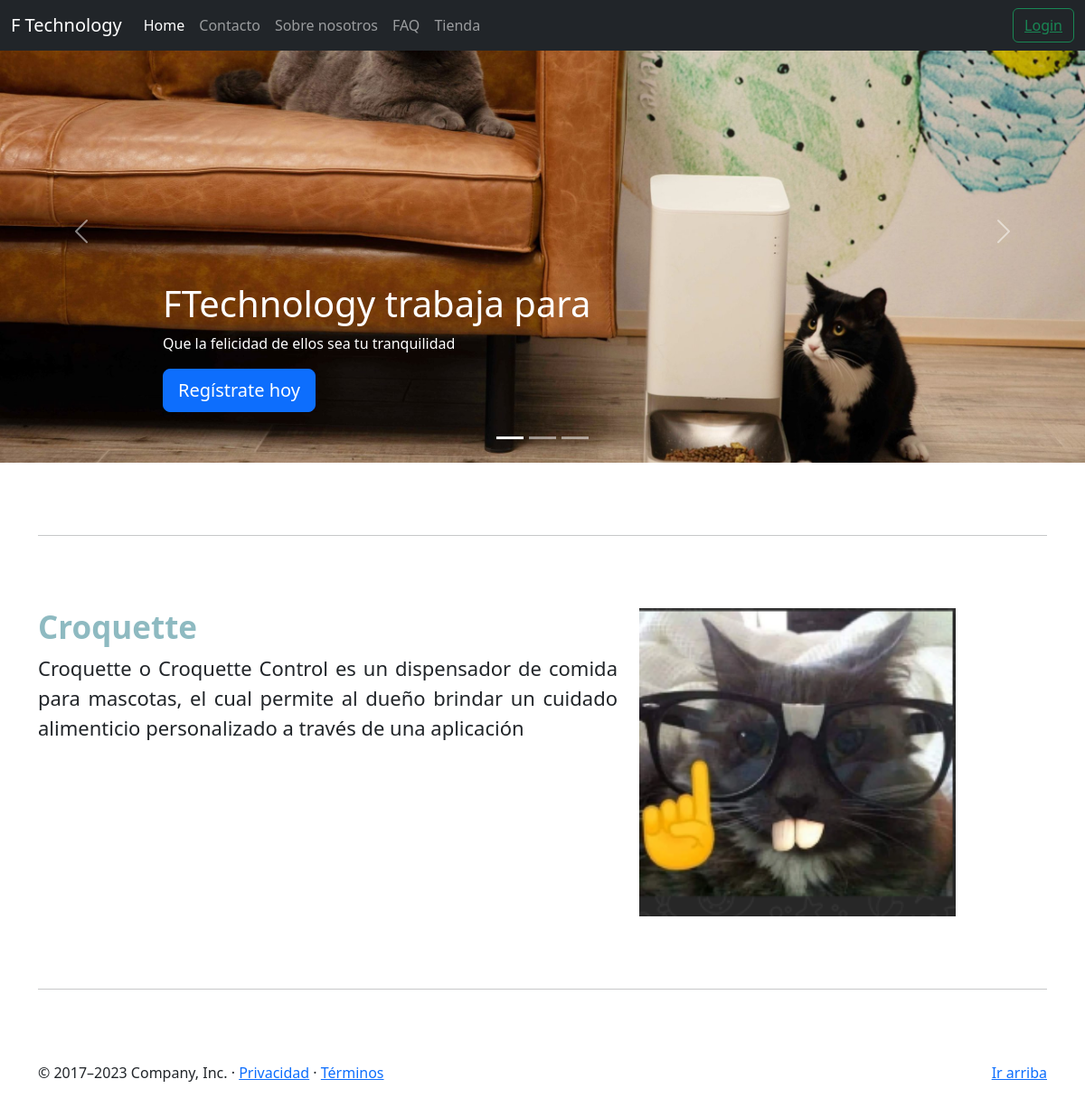
Page /see/1 on the committed database.
### tables this page shows
CREATE TABLE `apps` (
  `id` int NOT NULL AUTO_INCREMENT,
  `name` varchar(255) NOT NULL,
  `description` text NOT NULL,
  `price` decimal(10,0) NOT NULL,
  `avatar_serve` varchar(255) DEFAULT 'http://192.168.80.103:8080/',
  `avatar_rute` varchar(255) DEFAULT NULL,
  `created_at` timestamp NULL DEFAULT CURRENT_TIMESTAMP,
  PRIMARY KEY (`id`),
  UNIQUE KEY `name` (`name`)
);

### app/Controllers/ViewsUserAoutSessionController.php (called while the page is built, shortened)
<?php
class ViewsUserAoutSessionController extends BaseController{
    public function apps(){
        return model('AppsModel');
    }
    public function seeProduct($id){
        $this->apps()->existById($id) ?
        view('see', $this->apps()->getAppsByIdApp($id)) :
        Server::redirect('/store');
    }
}

### core/Helpers/sao/controller.php (called while the page is built)
<?php
function controller($controller, $function, $data = 'nulldata'){
    $controller = import('Controllers/'.$controller.'.php');
    if($data == 'nulldata'){
     try{
         return $controller->{$function}();
     }catch(\Throwable $th){
         throw new Exception("Error in Controller: $th");
         return;
     }
    }else{
        return $controller->{$function}($data);
    }
 }

### app/routes/web.php (called while the page is built, shortened)
<?php
Route::get('/see/%productID', function($request){
   controller('ViewsUserAoutSessionController', 'seeProduct', $request[0]);
});

### core/app.php (called while the page is built, shortened)
<?php
class Sao{
    protected $path;
    function __construct($path){
        $this->path = $path;
    }
    public function run(){
        $this->runAppRoutes();
        exit;
    }
    private function runAppHelpers(){
        include($this->path.'/core/Helpers/files.php');
    }
    private function runAppSaoHelpers(){
        include($this->path.'/core/Helpers/sao/import.php');
        include($this->path.'/core/Helpers/sao/controller.php');
        include($this->path.'/core/Helpers/sao/core.php');
        include($this->path.'/core/Helpers/sao/server.php');
    }
    private function runAppRoutes(){
        Route::run();
    }
}

### public/index.php (called while the page is built)
<?php
require_once dirname(__DIR__).'/inc/boostrap.php';
$sao->run();

### core/Views/data.php (called while the page is built, shortened)
<?php
class ViewData{
    public static function get(){
        $return =  $_SESSION['dataview'];
        return $return;
    }
    public static function unsetData(){
        if(isset($_SESSION['dataview'])){
            return true;
        }
        return false;
    }
}

### core/DataBase/connection.php (called while the page is built, shortened)
<?php
class Connection{
    public function __construct(){
        try{
            $link = new PDO(
                "mysql:host=".$_ENV['DB_HOST'].";dbname=".$_ENV['DB_DATABASE'],
                $_ENV['DB_USERNAME'],
                $_ENV['DB_PASSWORD'],
            );
            $link->setAttribute(PDO::ATTR_EMULATE_PREPARES, false);
            $link->setAttribute(PDO::ATTR_ERRMODE, PDO::ERRMODE_EXCEPTION);
            $link->setAttribute(PDO::MYSQL_ATTR_USE_BUFFERED_QUERY, true);
            $link->exec('set names utf8');
            $this->connection = $link;
        }catch(Exception $e){
            throw new Exception($e->getMessage());
        }
    }
}

### core/DataBase/ORM/orm.php (called while the page is built, shortened)
<?php
class DataBase extends Connection{
    public $query = '';
    public $data = [];
    public function connection(){
        return $this->connection;
    }
    public function prepare(){
        $this->query = '';
        $this->data = [];
    }
    public function select($colums = [], $all = true){
        empty($colums) ?  $query = 'SELECT ' : $query = 'SELECT '.implode(',', $colums);
        $this->query = $this->query." ".$query;
        return $this;
    }
    public function from($table){
        $query = ' FROM '.$table;
        $this->query = $this->query.$query;
        return $this;
    }
    public function where($colum, $field, $condition = '='){
        $query = ' WHERE '.$colum." ".$condition." ?";
        array_push($this->data, $field);
        $this->query = $this->query.$query;
        return $this;
    }
    public function query(String $query, $data = []){
        return $this->executeSql($query, $data);
    }
    public function executeSql(String $query, $data){
        $responseSQL = $this->connection()->prepare($query);
        if($responseSQL){
            if($responseSQL->execute($data)){
                return $responseSQL;
            }else{
                throw New Exception("Unable to do execute statement: " . $query." and the data: ". json_encode($data));
                return false;
            }
        }else{
            throw New Exception("Unable to do prepared statement: " . $query);
            return false;
        }
    }
    public function execute(){
        try{
        $this->responseSQL = $this->query($this->query, $this->data);
        return $this;
        }catch (\Throwable $th) {
            echo "hubo un error";
            echo $th;
        }
    }
}

### app/Models/AppsModel.php (called while the page is built, shortened)
<?php
class AppsModel extends BaseModel{
    public function getAppsByIdApp($id){
        return $this->execute()->all();
    }
}

### core/Helpers/files.php (called while the page is built, shortened)
<?php
function getFilesByDirectory($dir){
    $dir = rtrim($dir, DIRECTORY_SEPARATOR);
    $dirs = array();
    if ($handler = opendir($dir)) {
        while (false !== ($file = readdir($handler))) {
            if($file != "." && $file !== '..'){
                array_push($dirs, $file);
            }
        }
    }
    return $dirs;
}

### core/Helpers/sao/server.php (called while the page is built, shortened)
<?php
function server(){
    return new Server;
}

### core/server/server.php (called while the page is built, shortened)
<?php
class Server
{
    public function RouteAbsolute($route = null, $host = null) {
        $protocol = 'https';
        if (!isset($_SERVER['HTTPS']) || $_SERVER['HTTPS'] != 'on') {
            $protocol = 'http';
        }
        $protocol = $protocol . '://';
        $host === null ?  $domain = isset($_SERVER['HTTP_HOST']) ? $_SERVER['HTTP_HOST'] : 'localhost' :  $domain = $host;
        return $route == null ? $protocol . $domain."/" : $protocol . $domain . '/' . $route;
    }
}

### app/Views/see.php (the view, shortened to what this page needs)
<?php
$app = ViewData::get();
?>
<!DOCTYPE html>
<html lang="es">
<body>
    <main>
        <div class="container marketing">
            <hr class="divider" />
            <div class="row featurette">
                <div class="col-md-7">
                    <h2 class="featurette-heading"><?php echo $app->name ?></h2>
                    <p class="lead">
                        <?php echo $app->description ?>
                    </p>
                </div>
                <div class="col-md-5">
                    <img  src="<?php echo routePublic($app->avatar_rute) ?>" alt="" class="img-fluid" width="350" height="350" />
                </div>
            </div>
            <hr class="divider" />
        </div>
    </main>
</body>
</html>

### core/Routing/router.php (shortened to what this page needs)
<?php
class Route extends Request{
    private static $executed = '';
    private static $lastExecuted = [];
    private static $typeExecuted = '';
    private static $idExecuted = 0;
    public static $routes = [];
    private static $idRoute = 0;
    private static $idGroup = 0;
    private static $groups = [];
    public static $data = [];
    function __construct($executed, $typeExecuted, $idExecuted){
        Route::$executed = $executed;
        Route::$typeExecuted = $typeExecuted;
        Route::$idExecuted = $idExecuted;
    }
    public static function setUri(string $uri){
        return '/'.trim($uri, '/');
    }
    public static function setIdGroup(){
        Route::$idGroup = Route::$idGroup + 1;
        return Route::$idGroup;
    }
    public static function setIdRoute(){
        Route::$idRoute = Route::$idRoute + 1;
        return Route::$idRoute;
    }
    public static function addRoute(string $route, callable $function, string $method){
        array_push(Route::$routes, [
            'idRoute' => Route::setIdRoute(),
            'route' => Route::setUri($route),
            'function' => $function,
            'method' => $method,
            'middlewares' => [],
            'prefix' => [],
            'data' => [],
            'idGroup' => []
        ]);
        return new Route($route, $method, Route::$idRoute);
    }
    public static function group(callable $callable){
        array_push(Route::$lastExecuted, [
            'id' => Route::$idExecuted,
            'type' => Route::$typeExecuted,
            'data' => Route::$executed
        ]);
        $templastIdExecutedBeforeGroup = Route::$idExecuted;
        $lastIdExecutedOfGroup = Route::$idExecuted;
        $idGroup = Route::setIdGroup();
        for($i = 0; count(Route::$lastExecuted) > $i; $i++){
            if(Route::$lastExecuted[$i]['type'] == 'GROUP'){
               $lastIdExecutedBeforeGroup = Route::$idExecuted - 1;
            }else{
                if($templastIdExecutedBeforeGroup ==  Route::$lastExecuted[$i]['id']){
                    $lastIdExecutedBeforeGroup = $templastIdExecutedBeforeGroup;
                    break;
                }else{
                    $lastIdExecutedBeforeGroup = Route::$lastExecuted[$i]['id'];
                }
            }
        }
        if(Route::$typeExecuted == 'GROUP'){
           $lastIdExecutedOfGroup = Route::$idRoute;
        }
        $diff = [];
        $pass = false;
        for($i = 0;  $lastIdExecutedOfGroup >= $i; $i++){
            if($i == $lastIdExecutedBeforeGroup || $pass){
                $pass = true;
                array_push($diff, $i);
            }
        }
        for($i = 0; count(Route::$routes) > $i; $i++){
            for($j = 1; count($diff) > $j; $j++){
                if(Route::$routes[$i]['idRoute'] == $diff[$j]){
                    array_push(Route::$routes[$i]['idGroup'],$idGroup);
                    array_push(Route::$groups, [
                        'idGroup' => $idGroup,
                        'routes' => Route::$routes[$i]
                    ]);
                }
            }
        }
       return new Route(Route::$groups, 'GROUP', $idGroup);
    }
    public function set(string $type, mixed $data){
        for($i = 0; count(Route::$routes) > $i; $i++){
            if(Route::$typeExecuted == 'GROUP'){
                for($j = 0; count(Route::$routes[$i]['idGroup']) > $j; $j++){
                    if(Route::$routes[$i]['idGroup'][$j] == Route::$idExecuted){
                        array_push(Route::$routes[$i][$type], $data);
                    }
                }
            }else{
                if(Route::$routes[$i]['idRoute'] == Route::$idExecuted){
                    array_push(Route::$routes[$i][$type], $data);
                }
            }
        }
        return new Route(Route::$executed, Route::$typeExecuted, Route::$idExecuted);
    }
     public static function run(){
        for($i = 0; count(Route::$routes) > $i; $i++){
            $route = Route::$routes[$i]['route'];
            $callback = Route::$routes[$i]['function'];
            $method = Route::$routes[$i]['method'];
            $prefixs = Route::$routes[$i]['prefix'];
            $dataView = Route::$routes[$i]['data'];
            !empty($prefixs) ? $route = Route::doPrefix($prefixs).$route : null;
            strpos($route, '%') !== false ? $route = preg_replace('/\%\w+/', '(\w+)', $route) : null;
            if(preg_match("@^" . $route . "$@", Request::$uri, $matches)){
                if($method == Request::$method){
                    array_shift($matches);
                    Route::$data = $dataView;
                    !empty($matches) ? $callback(
                        array_merge($matches, Request::$data)
                    ) : $callback(Request::$data);
                    break;
                }else{
                    $err = 405;
                }
            }else{
                $err = 404;
            }
        }
    }
}

### public/assets/css/style.css (style rules this page uses)
img { object-fit: cover; }
.marketing h2 { font-weight: 400; font-weight: bolder; color: #8ebac1; font-size: 35px; }
.lead { font-size: 22px; text-align: justify; }
.divider { margin: 5rem 0; }

### rows in the picture
apps: name "Croquette", description "Croquette o Croquette Control es un dispensador de comida para mascotas, el cual permite al dueño brindar un cuidado alimenticio personalizado a través de una aplicación", avatar_rute (picture)
